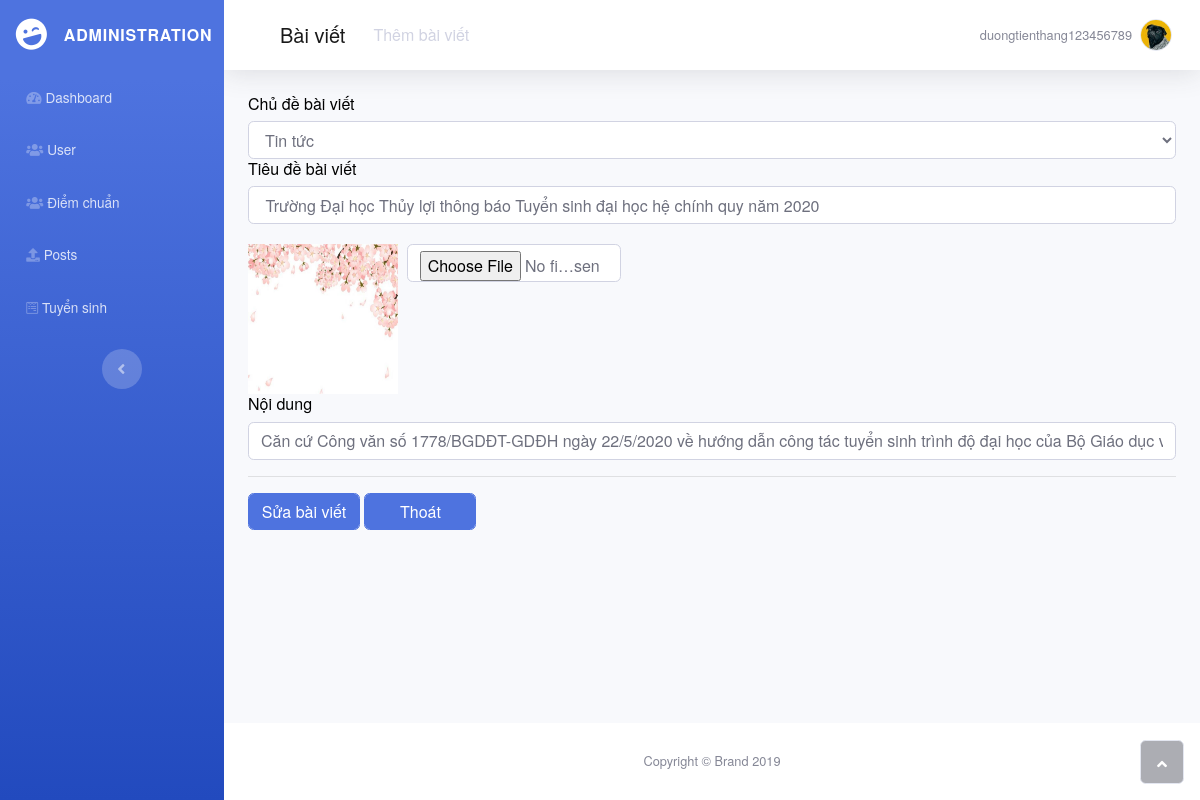
Before: /suabv.php?post=16 (signed in) with the older database file.
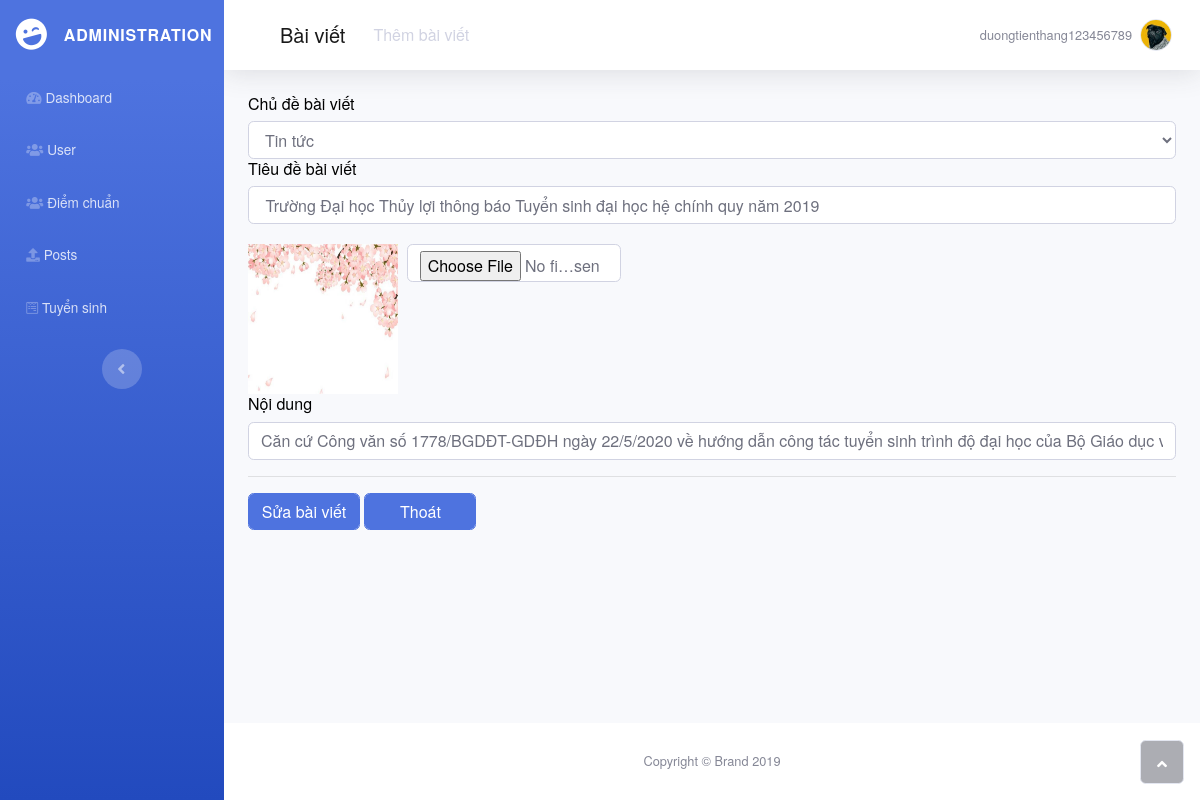
After: the same page with the newer database file.
### tables this page shows
CREATE TABLE `baiviet` (
  `mabv` int(5) UNSIGNED NOT NULL,
  `chude` varchar(100) NOT NULL,
  `tieude` varchar(100) NOT NULL,
  `anh` varchar(200) DEFAULT NULL,
  `noidung` varchar(2000) DEFAULT NULL,
  `ngaytao` datetime NOT NULL,
  `matk` int(2) NOT NULL
);

### suabv.php (the view, shortened to what this page needs)
<?php
include("head.php");
$matk=$_SESSION['matk'];
$mabv=$_GET['post'];
require('connect.php');
$sql = "Select * from taikhoan where matk = '$matk'";
$row = mysqli_fetch_assoc(mysqli_query($conn, $sql));
$sqlpost = "Select * from baiviet where mabv = '$mabv'";
$rowpost = mysqli_fetch_assoc(mysqli_query($conn, $sqlpost));
Switch($rowpost['chude']){
    case 'Tin tức':
        $chude='tt';
        break;
}
?>
<body id="page-top">
    <div id="wrapper">
    <?php include("menu.php");?>
        <div class="d-flex flex-column" id="content-wrapper">
            <div id="content">
                <nav class="navbar navbar-light navbar-expand bg-white shadow mb-4 topbar static-top">
                    <div class="container-fluid"><button class="btn btn-link d-md-none rounded-circle mr-3" id="sidebarToggleTop" type="button"><i class="fas fa-bars"></i></button>
                        <nav class="navbar navbar-light navbar-expand-md">
                            <div class="container-fluid"><a class="navbar-brand" href="Post.php">Bài viết</a>
                                <div class="collapse navbar-collapse"
                                    id="navcol-2">
                                    <ul class="nav navbar-nav">
                                        <li class="nav-item" role="presentation"><a class="nav-link" href="thembaiviet.php">Thêm bài viết</a></li>
                                    </ul>
                                </div>
                            </div>
                        </nav>
                        <ul class="nav navbar-nav flex-nowrap ml-auto">
                            <li class="nav-item dropdown no-arrow" role="presentation">
                                <div class="nav-item dropdown no-arrow"><a class="dropdown-toggle nav-link" data-toggle="dropdown" aria-expanded="false" href="#"><span class="d-none d-lg-inline mr-2 text-gray-600 small"><?php echo $row['tentk']?></span><img class="border rounded-circle img-profile" src="images/avatar5.jpeg"></a>
                                </div>
                            </li>
                        </ul>
            </div>
            </nav>
            <form class="form-register" id="fileupload"method="POST" enctype="multipart/form-data" action="xulysuabv.php?post=<?php echo $mabv?>">
                <div class="container-fluid">
                    <h6 style="color: rgb(0,0,0);">Chủ đề bài viết</h6>
                    <select name="chude" id="chude" class="form-control">
                    <option value="<?php echo $chude?>" style="color: red;"><?php echo $rowpost['chude'] ?></option>
                    </select>
                    <h6 style="color: rgb(0,0,0);">Tiêu đề bài viết</h6><input class="form-control" id="tieude"name="tieude" type="text" required value="<?php echo $rowpost['tieude'] ?>">
                    <div class="row">
                        <div class="col-md-2">
                        <img src="<?php echo $rowpost['anh']?>" width="150px" height="150px" style="margin-top:20px">
                        </div>
                        <div class="col-md-3">
                        <input type="file" name="image" id="image" class="form-control " style="margin-top:20px">
                        </div>
                    </div>
                    <h6 style="color: rgb(0,0,0);">Nội dung</h6><input class="form-control" id="noidung" name="noidung" type="text" required value="<?php echo $rowpost['noidung'] ?>">
                <hr><div><button class="btn btn-primary" type="submit"id="newpost" name="newpost">Sửa bài viết</button>
                <button class="btn btn-primary" type="button"><a class= "a_back" href="Post.php">Thoát</a></button></div>
            </div>
            </form>
        </div>
        <footer class="bg-white sticky-footer">
            <div class="container my-auto">
                <div class="text-center my-auto copyright"><span>Copyright © Brand 2019</span></div>
            </div>
        </footer>
    </div><a class="border rounded d-inline scroll-to-top" href="#page-top"><i class="fas fa-angle-up"></i></a></div>
</body>
<?php
include("foot.php");
?>

Changed rows visible on the page:
changed baiviet "Tin tức": tieude "Trường Đại học Thủy lợi thông báo Tuyển sinh đại học hệ chính quy năm 2020" → "Trường Đại học Thủy lợi thông báo Tuyển sinh đại học hệ chính quy năm 2019"
